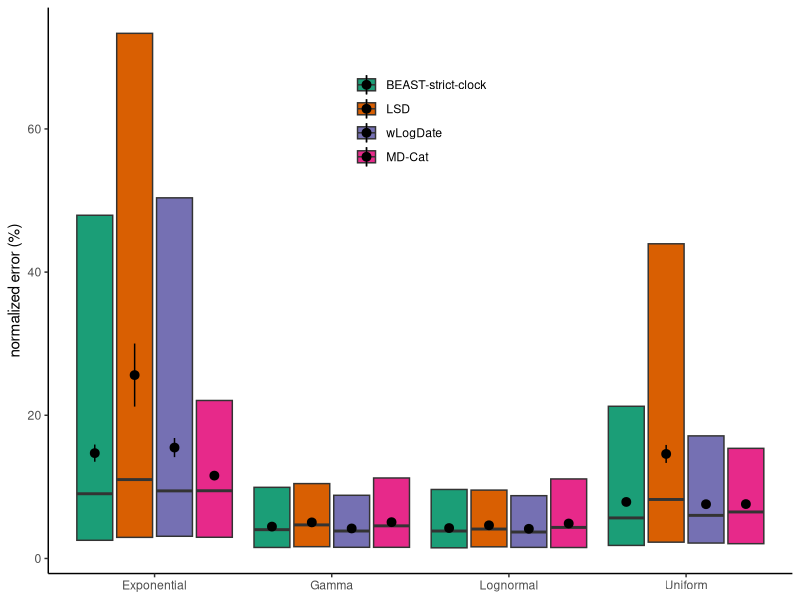
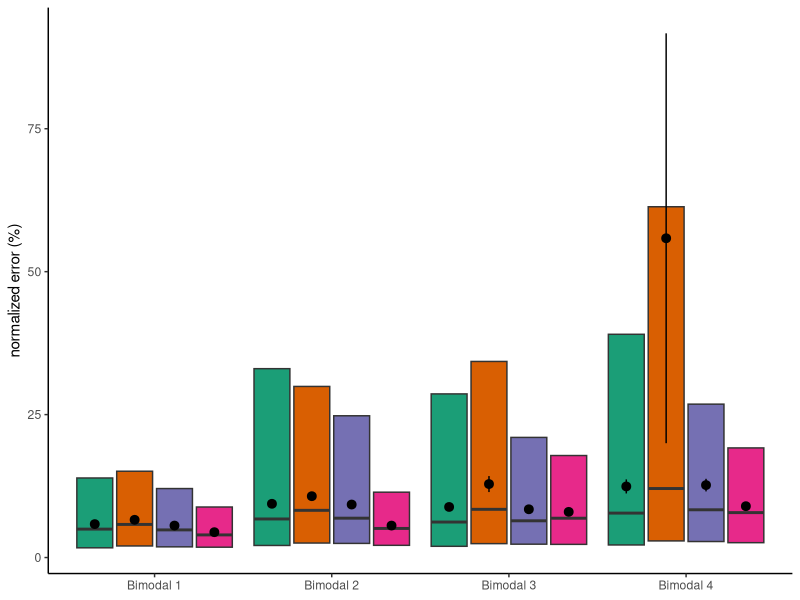
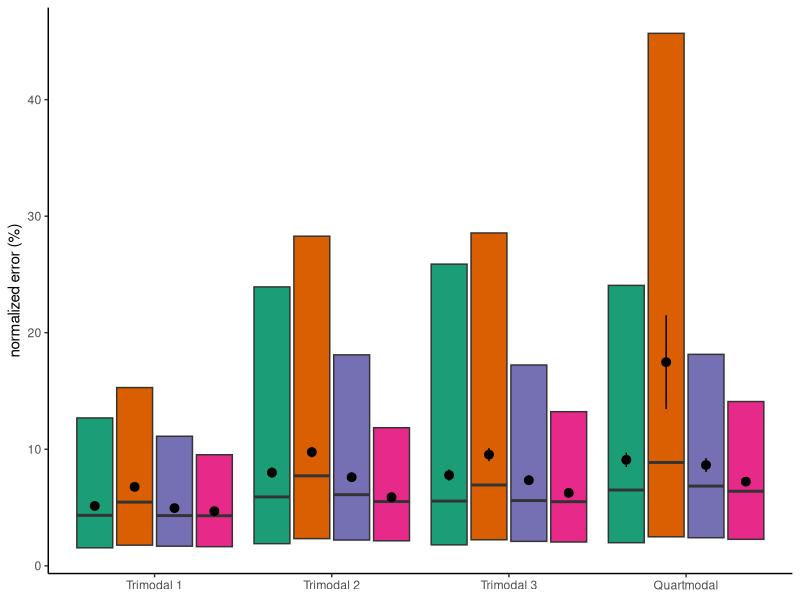
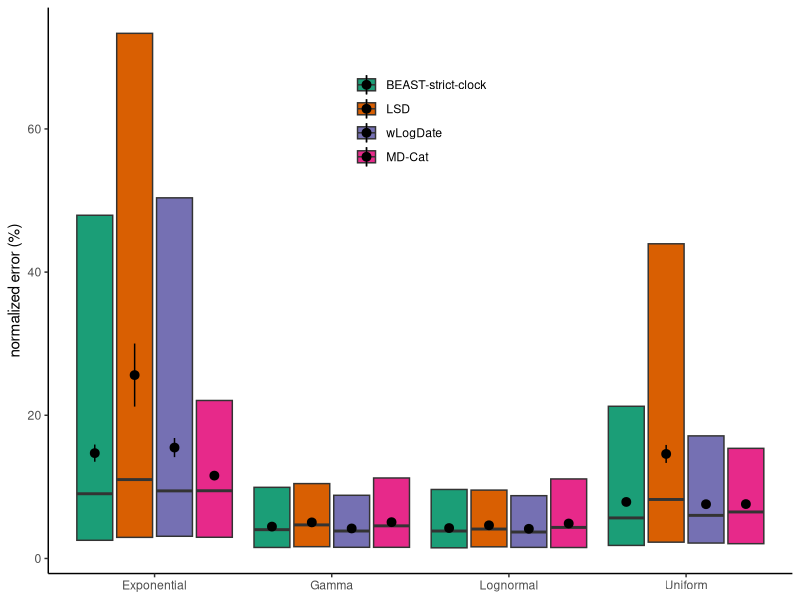
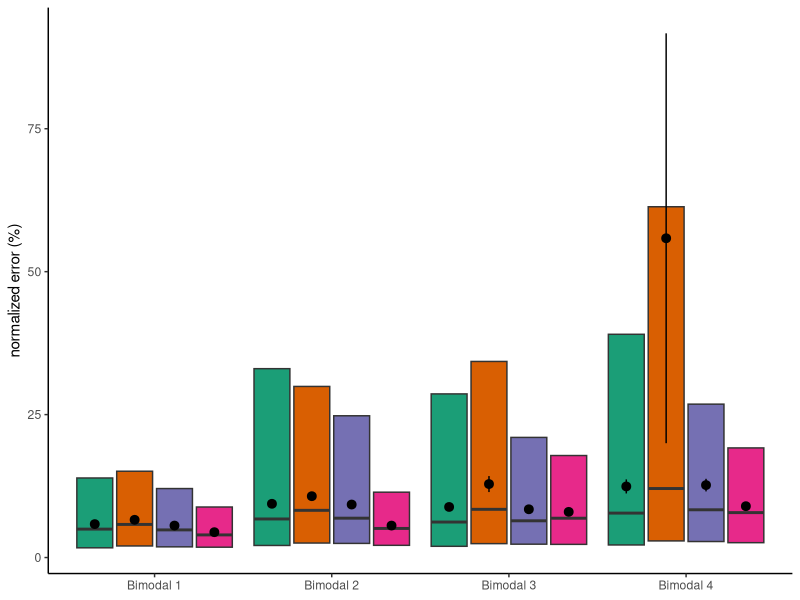
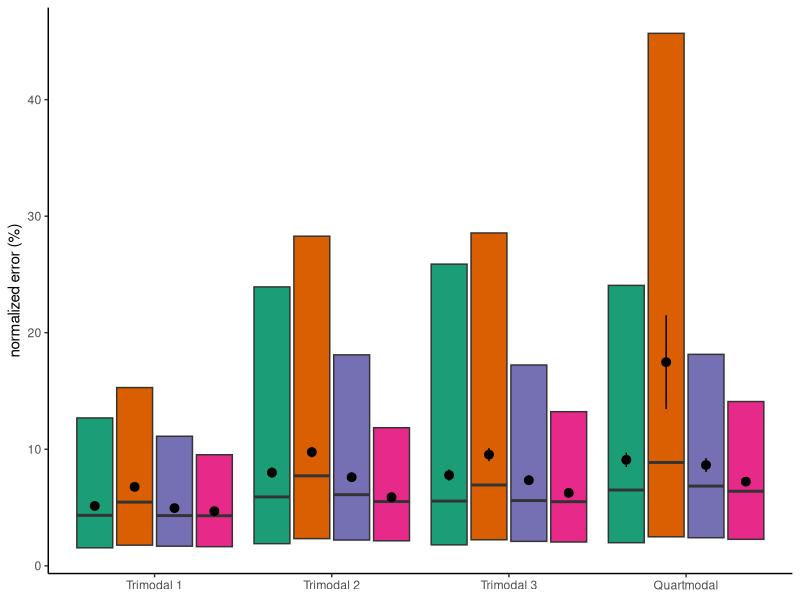

These figures' R source, in order:
require(ggplot2)

d = read.table("all_divergence.txt",header=T)

h = data.frame("treeModel"=c("D750_11_10","D750_3_25","D995_11_10","D995_3_25"),
               "height"=c(29.3667,66.8334,22.4934,32.4669),
               "name"=c("M3","M4","M1","M2"))

d1 = merge(d,h)
         
d1$method = factor(d1$method,levels=c("Bstrict","Blnorm","lsd","wlogdate","emd"),
                   labels=c("BEAST-strict-clock","BEAST-lognormal","LSD","wLogDate","MD-Cat"))
d1$clockModel =factor(d1$clockModel,levels = c("exp","gamma","lognorm",
                                               "clock4","clock3","clock1","clock2",
                                               "trilnormcave","trilnormvex","trilnorm",
                                               "quartlnorm","uniform"),
                      labels = c("Exponential","Gamma","Lognormal",
                                 "Bimodal 1","Bimodal 2","Bimodal 3","Bimodal 4",
                                 "Trimodal 1","Trimodal 2","Trimodal 3",
                                 "Quartmodal","Uniform"))

quantiles_95 <- function(x) {
  r <- quantile(x, probs=c(0.05, 0.05, 0.5, 0.95, 0.95))
  names(r) <- c("ymin", "lower", "middle", "upper", "ymax")
  r
}

d1$error = sqrt(d1$mse)/d1$height

d1$host = "intra-host"
d1[d1$name %in% c("M3","M4"),]$host = "inter-host"
d1$host = factor(d1$host,levels = c("intra-host","inter-host"))

d1$nsmpltime = "11 sampling times"
d1[d1$name %in% c("M2","M4"),]$nsmpltime = "3 sampling times"

ggplot(d1[!d1$method %in% c("BEAST-lognormal") & d1$clockModel %in% c("Exponential","Lognormal","Gamma","Uniform"),],
       aes(x=clockModel,y=100*error,fill=method)) + 
  #geom_boxplot(outlier.alpha = 0.5,outlier.size = 0.1,notch=T) + 
  stat_summary(position=position_dodge2(width=0.75),fun.data = quantiles_95,geom="boxplot") +
  stat_summary(position=position_dodge2(width=0.9)) +
  scale_fill_brewer(palette = "Dark2") +
  #scale_y_log10() +
  #coord_cartesian(ylim = c(0.007,5)) +
  #facet_wrap(~clockModel,nrow=3) +
  ylab("normalized error (%)") + 
  theme_classic() + theme(legend.title = element_blank(),
                          legend.position = c(0.5,0.8),axis.title.x = element_blank()) +
  theme(panel.spacing = unit(0,"pt"))
ggsave("results_mse_canonical.pdf",width = 4,height = 4)

ggplot(d1[!d1$method %in% c("BEAST-lognormal") & d1$clockModel %in% c("Bimodal 1","Bimodal 2","Bimodal 3","Bimodal 4"),],aes(x=clockModel,y=100*error,fill=method)) + 
  #geom_boxplot(outlier.alpha = 0.5,outlier.size = 0.1,notch=T) + 
  stat_summary(position=position_dodge2(width=0.75),fun.data = quantiles_95,geom="boxplot") +
  stat_summary(position=position_dodge2(width=0.9)) +
  scale_fill_brewer(palette = "Dark2") +
  #scale_y_log10() +
  #coord_cartesian(ylim = c(0.007,5)) +
  #facet_wrap(~clockModel,nrow=3) +
  ylab("normalized error (%)") + 
  theme_classic() + theme(legend.title = element_blank(),
                          legend.position = "None",axis.title.x = element_blank()) +
  theme(panel.spacing = unit(0,"pt"))
ggsave("results_mse_bimodal.pdf",width = 4,height = 4)

ggplot(d1[!d1$method %in% c("BEAST-lognormal") & d1$clockModel %in% c("Trimodal 1","Trimodal 2","Trimodal 3","Quartmodal"),],aes(x=clockModel,y=100*error,fill=method)) + 
  #geom_boxplot(outlier.alpha = 0.5,outlier.size = 0.1,notch=T) + 
  stat_summary(position=position_dodge2(width=0.75),fun.data = quantiles_95,geom="boxplot") +
  stat_summary(position=position_dodge2(width=0.9)) +
  scale_fill_brewer(palette = "Dark2") +
  #scale_y_log10() +
  #coord_cartesian(ylim = c(0.007,5)) +
  #facet_wrap(~clockModel,nrow=3) +
  ylab("normalized error (%)") + xlab("tree model") +
  theme_classic() + theme(legend.title = element_blank(),
                          legend.position = "None",axis.title.x = element_blank()) +
  theme(panel.spacing = unit(0,"pt"))
ggsave("results_mse_multimodal.pdf",width = 4,height = 4)

